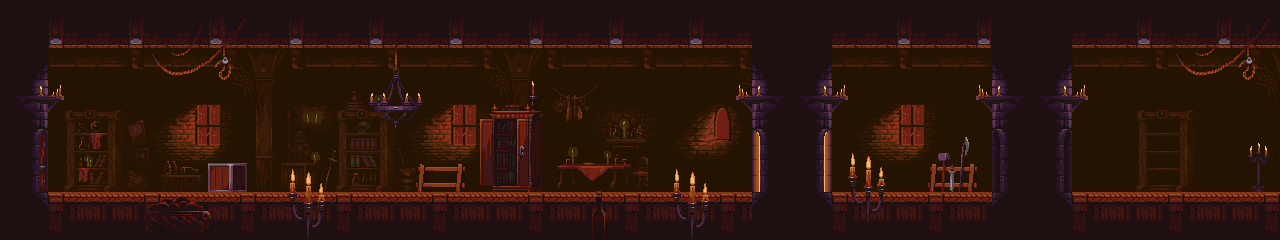

Tiled map render using the project's own tile images. Description and the map definition, with tile-layer contents summarised, below:
An orthogonal 80x15 tile map with 16x16 px tiles, 7 tile layers (background, floor, ceiling, background_object, ...), 4 tilesets.

<map version="1.2" tiledversion="1.2.4" orientation="orthogonal" renderorder="right-down" width="80" height="15" tilewidth="16" tileheight="16" infinite="0" nextlayerid="16" nextobjectid="27">
 <tileset firstgid="1" source="bg.tsx" />
 <tileset firstgid="6" source="tileset.tsx" />
 <tileset firstgid="370" source="objects.tsx" />
 <tileset firstgid="379" source="foreground.tsx" />
 <layer id="1" name="background" width="80" height="15" locked="1">
  <properties>
   <property name="unity:SortingLayer" value="Background" />
  </properties>
  <data>[1200 cells, 5 non-empty, 5 distinct tile ids]</data>
 </layer>
 <layer id="2" name="floor" width="80" height="15" locked="1">
  <properties>
   <property name="unity:SortingLayer" value="Background" />
  </properties>
  <data>[1200 cells, 201 non-empty, 18 distinct tile ids]</data>
 </layer>
 <layer id="4" name="ceiling" width="80" height="15" locked="1">
  <properties>
   <property name="unity:SortingLayer" value="Background" />
  </properties>
  <data>[1200 cells, 201 non-empty, 9 distinct tile ids]</data>
 </layer>
 <layer id="7" name="background_object" width="80" height="15" locked="1">
  <properties>
   <property name="unity:SortingLayer" value="Background" />
  </properties>
  <data>[1200 cells, 5 non-empty, 5 distinct tile ids]</data>
 </layer>
 <layer id="15" name="object" width="80" height="15">
  <properties>
   <property name="unity:SortingLayer" value="Object" />
  </properties>
  <data>[1200 cells, 1 non-empty, 1 distinct tile ids]</data>
 </layer>
 <layer id="5" name="pillar" width="80" height="15" locked="1">
  <properties>
   <property name="unity:SortingLayer" value="Object" />
  </properties>
  <data>[1200 cells, 205 non-empty, 60 distinct tile ids]</data>
 </layer>
 <layer id="6" name="foreground" width="80" height="15" locked="1">
  <properties>
   <property name="unity:SortingLayer" value="Object" />
  </properties>
  <data>[1200 cells, 7 non-empty, 4 distinct tile ids]</data>
 </layer>
</map>